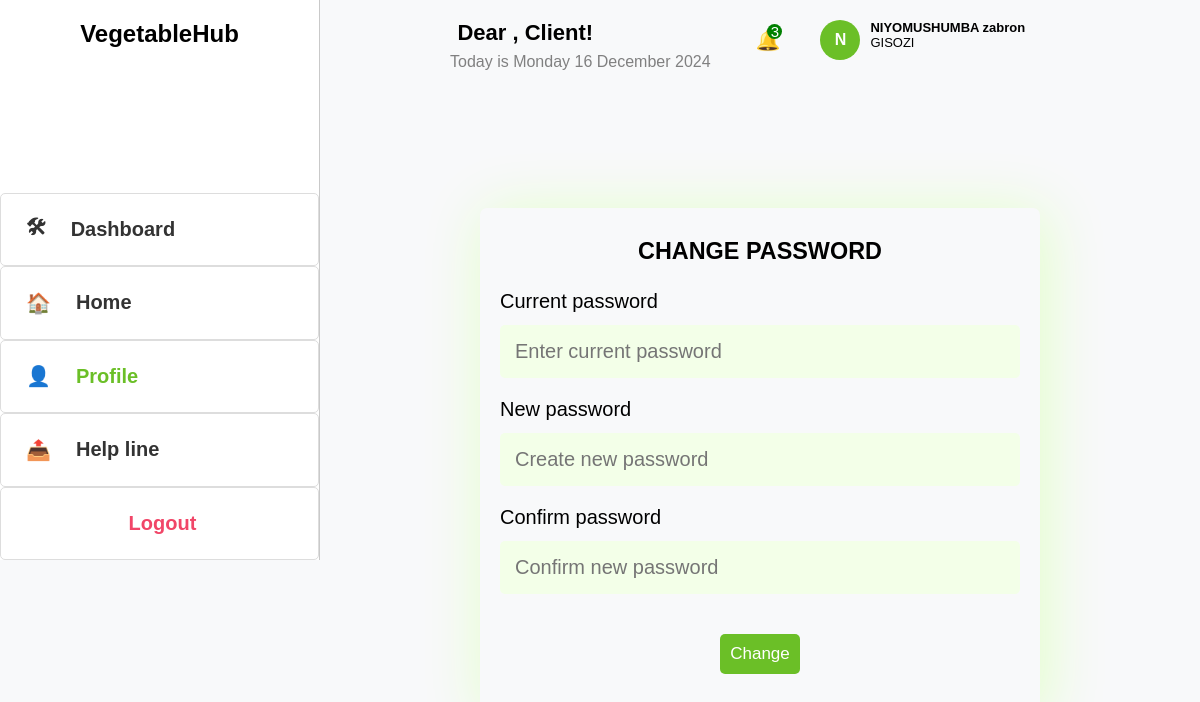
/changep/7/, run on an earlier commit of the app's database.
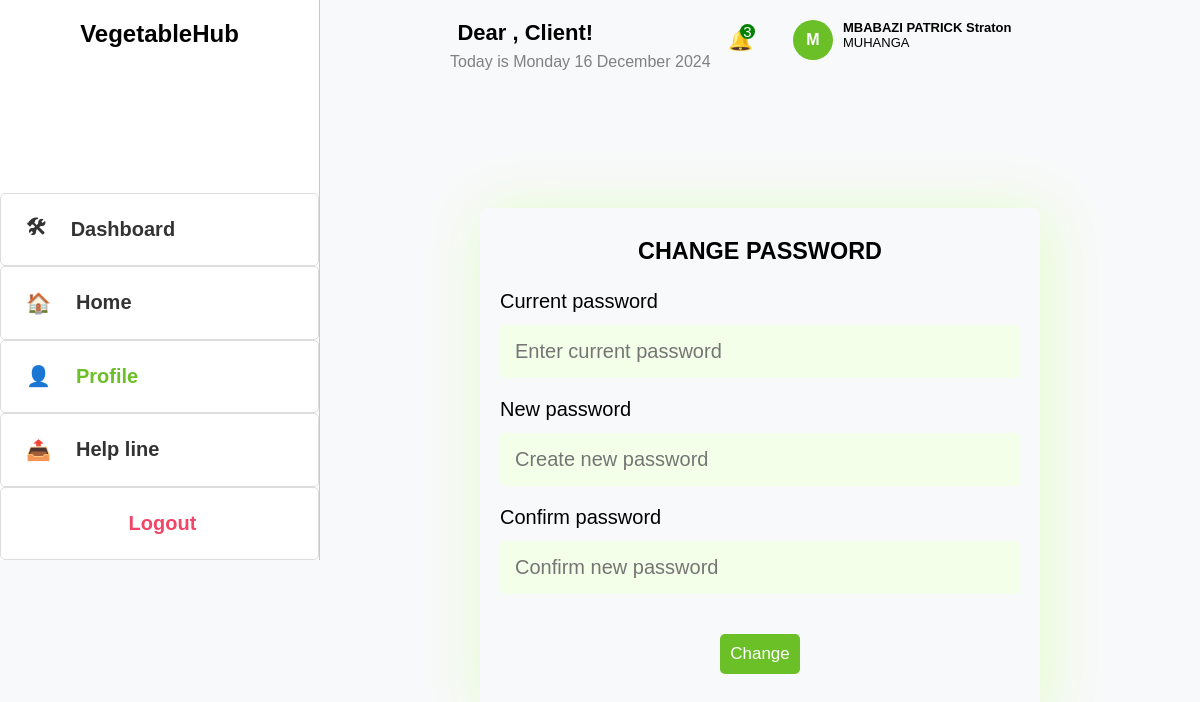
And on a later commit of the database.
### Webapp/models.py (models this page shows, shortened)
class Register(models.Model):
     user = models.ForeignKey(User, on_delete=models.CASCADE, null=True, blank=True)
     Names=models.CharField(max_length=255)
     email=models.EmailField(validators=[EmailValidator()])
     phone = models.CharField(
        max_length=15,
        validators=[RegexValidator(r'^\+?\d{10,15}$', message="Enter a valid phone number.")]
       )
     password = models.CharField(max_length=128)  # Store hashed password

class Farmer(models.Model):
    farmer_id = models.AutoField(primary_key=True)
    first_name = models.CharField(max_length=255)
    last_name = models.CharField(max_length=255)
    telephone = models.CharField(max_length=13)
    email = models.CharField(max_length=50)
    location = models.CharField(max_length=255)
    user=models.ForeignKey(User, on_delete=models.CASCADE, related_name='farmers')
    Vegetable_type=models.CharField(max_length=20, default='Carrot')

### Webapp/views.py (the view, shortened to what this page needs)
# urls.py: path('changep/<int:pk>/', views.ChangePassowrd, name='changep'),
def ChangePassowrd(request, pk):
    user = get_object_or_404(Register, pk=pk)
    farmers = Farmer.objects.filter(email=user.email)
    farms = Farm.objects.filter(farmer__email=user.email)
    users = Register.objects.all()
    context = {
        'user': user,
        'farmers': farmers,
        'farms': farms,
        'now': now(),
        'users': users,
    }
    return render(request, 'Webapp/change_password.html', context)

### Webapp/templates/Webapp/change_password.html (shortened to what this page needs)
<!DOCTYPE html>
<html lang="en">
<head>
</head>
<body>
    <div class="first">
        <div class="sidebar">
          <h2>VegetableHub</h2>
            <a href="{%url 'user' user.id%}"><span>&#x1F6E0;</span>Dashboard</a>
            <a href="{% url 'home'%}"><span>&#x1F3E0;</span>Home</a>
            <a href="{%url 'view_profile' user.id%}" class="active"><span>&#x1F464;</span>Profile</a>
            <a href="{%url 'help' user.id%}"><span>&#x1F4E4;</span>Help line</a>
            <a href="{%url 'login-user' %}" style="color: #f14668; padding-left: 40%;">Logout</a>
        </div>
    </div>
    <div class="second">
        <div class="header">
              <div class="schedules">
                <h1>Dear , <span style="color: black;"> Client!</span></h1>
                <p class="date">Today is {{ now|date:"l j F Y" }}</p>
              </div>
              <div class="prof">
                <div class="notif">&#x1F514; <span>3</span></div>
                      <div class="upper">
                        <div class="profile">
                          {{user.Names|slice:1}}
                            </div>
                            <div class="address">
                              <strong>{{user.Names}}</strong> <br>
                              {%for farmer in farmers%}
                              <span>{{farmer.location}}</span>
                            {%endfor%}
                          </div>
                      </div>
            </div>
        </div>
        <div class="change_password">
          <form action="" method="POST">
            <h3>CHANGE PASSWORD</h3>
            <fieldset>
              <legend>Current password</legend>
              <input type="password" name="current_password" placeholder="Enter current password" required>
          </fieldset>
          <fieldset>
              <legend>New password</legend>
              <input type="password" name="new_password" placeholder="Create new password" required>
          </fieldset>
          <fieldset>
              <legend>Confirm password</legend>
              <input type="password" name="confirm_password" placeholder="Confirm new password" required>
          </fieldset>
            <button type="submit">Change</button>
          </form>
        </div>
    </div>
</body>
</html>

What changed in the data, as far as the page shows it:
changed Register: Names "N" → "M"; Names "NIYOMUSHUMBA zabron" → "MBABAZI PATRICK Straton"
changed Farmer: location "GISOZI" → "MUHANGA"
